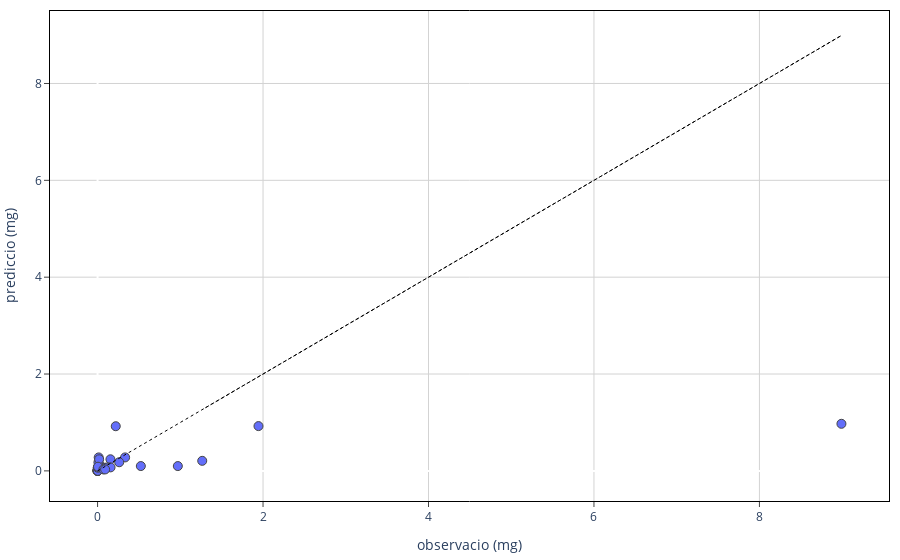

Write notebook code for a chart like this one.
### Code cell
swatpy.scatter_plot_mass()

### Figure 1 — Plotly figure (JSON) as saved in the notebook; plotly's stock layout.template omitted (floating-point values rounded to 4 significant figures)
{"data": [{"customdata": [[317], [124], [92], [215], [330], [297], [297], [92], [176], [76], [76], [317], [305], [222], [181], [181], [281], [192], [330], [7], [222], [124], [192], [281], [305], [176], [352], [33], [311], [281], [126], [125]], "hovertemplate": "observacio (mg)=%{x}<br>prediccio (mg)=%{y}<br>gis_id=%{customdata[0]}<extra></extra>", "legendgroup": "", "marker": {"color": "#636efa", "line": {"width": 1}, "size": 9, "symbol": "circle"}, "mode": "markers", "name": "", "orientation": "v", "showlegend": false, "type": "scatter", "x": [0.0001097, 0.1556, 0.001921, 0.0006797, 0.0007955, 2.599e-05, 1.078e-06, 0.06182, 0.04534, 0.01328, 0.02386, 0.002324, 0.01031, 0.0903, 0.1203, 0.157, 1.945, 0.01357, 7.062e-05, 0.002365, 0.003177, 0.01892, 0.3327, 0.2197, 0.2614, 0.005503, 0.07073, 0.09133, 0.97, 8.991, 0.523, 1.265], "xaxis": "x", "y": [0.01504, 0.2392, 0.05939, 0.009852, 1.878e-05, 1.281e-05, 7.918e-06, 0.05934, 0.08705, 0.09882, 0.09862, 0.01498, 0.1766, 0.06571, 0.07193, 0.07193, 0.9248, 0.2782, 1.796e-05, 0.0003003, 0.06491, 0.2393, 0.278, 0.9222, 0.1782, 0.0861, 0.02985, 0.02989, 0.09927, 0.9722, 0.09936, 0.2073], "yaxis": "y"}, {"line": {"color": "black", "dash": "dot", "width": 1}, "marker": {"opacity": 0}, "type": "scatter", "x": [0.0001097, 0.1556, 0.001921, 0.0006797, 0.0007955, 2.599e-05, 1.078e-06, 0.06182, 0.04534, 0.01328, 0.02386, 0.002324, 0.01031, 0.0903, 0.1203, 0.157, 1.945, 0.01357, 7.062e-05, 0.002365, 0.003177, 0.01892, 0.3327, 0.2197, 0.2614, 0.005503, 0.07073, 0.09133, 0.97, 8.991, 0.523, 1.265], "y": [0.0001097, 0.1556, 0.001921, 0.0006797, 0.0007955, 2.599e-05, 1.078e-06, 0.06182, 0.04534, 0.01328, 0.02386, 0.002324, 0.01031, 0.0903, 0.1203, 0.157, 1.945, 0.01357, 7.062e-05, 0.002365, 0.003177, 0.01892, 0.3327, 0.2197, 0.2614, 0.005503, 0.07073, 0.09133, 0.97, 8.991, 0.523, 1.265]}], "layout": {"legend": {"tracegroupgap": 0}, "margin": {"b": 10, "l": 10, "r": 10, "t": 10}, "plot_bgcolor": "white", "showlegend": false, "xaxis": {"anchor": "y", "domain": [0, 1], "gridcolor": "lightgrey", "linecolor": "black", "mirror": true, "showline": true, "ticks": "outside", "title": {"text": "observacio (mg)"}}, "yaxis": {"anchor": "x", "domain": [0, 1], "gridcolor": "lightgrey", "linecolor": "black", "mirror": true, "showline": true, "ticks": "outside", "title": {"text": "prediccio (mg)"}}}}
